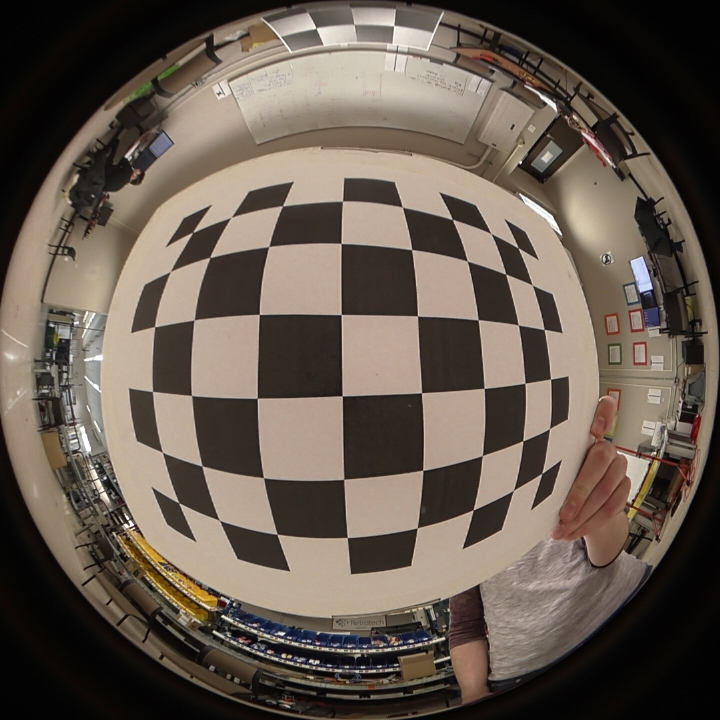
#> input picture catkin_ws/src/omni_mapping/calibration/calibration_images/2019-03-26-173930.jpg, 1440 x 1440 px (shown at 1/2 size); its folder holds 4 pictures in this run
$ python calibrate.py   (older library calls are emulated)
#> lines starting #> are read from the running program, lines starting #| are printed output that depends on the picture
import cv2
# assert cv2.__version__[0] == '3', 'The fisheye module requires opencv version >= 3.0.0'
import numpy as np
import os
import glob
import pdb

CHECKERBOARD = (6,8)
SHOW_CHECKERBOARD = False
CALIBRATE = True

ROI_factor = 8.0

# ROI = [int(1440.0*(1.0/ROI_factor)), int(1440.0*( 1.0 - (1.0)/ROI_factor))]
ROI = [0, 1440]

images = glob.glob('./calibration_images/*.jpg')

cv2.namedWindow("undistort", cv2.WINDOW_NORMAL)
cv2.namedWindow("original", cv2.WINDOW_NORMAL)

def getROI(image):
    return image[ROI[0]:ROI[1], ROI[0]:ROI[1]]


if CALIBRATE:
    subpix_criteria = (cv2.TERM_CRITERIA_EPS+cv2.TERM_CRITERIA_MAX_ITER, 30, 0.1)
    calibration_flags = cv2.fisheye.CALIB_RECOMPUTE_EXTRINSIC+cv2.fisheye.CALIB_FIX_SKEW

    objp = np.zeros((1, CHECKERBOARD[0]*CHECKERBOARD[1], 3), np.float32)
    objp[0,:,:2] = np.mgrid[0:CHECKERBOARD[0], 0:CHECKERBOARD[1]].T.reshape(-1, 2)

    _img_shape = None
    objpoints = [] # 3d point in real world space
    imgpoints = [] # 2d points in image plane.


    cv2.namedWindow("checkerboard", cv2.WINDOW_NORMAL)

    for fname in images:
        img = getROI(cv2.imread(fname))
#> in getROI, returned value is the input picture: shape (1440, 1440, 3); mean B, G, R 79.1, 89.5, 100.9
        # pdb.set_trace()
        if _img_shape == None:
            _img_shape = img.shape[:2]
        else:
            assert _img_shape == img.shape[:2], "All images must share the same size."
        gray = cv2.cvtColor(img,cv2.COLOR_BGR2GRAY)
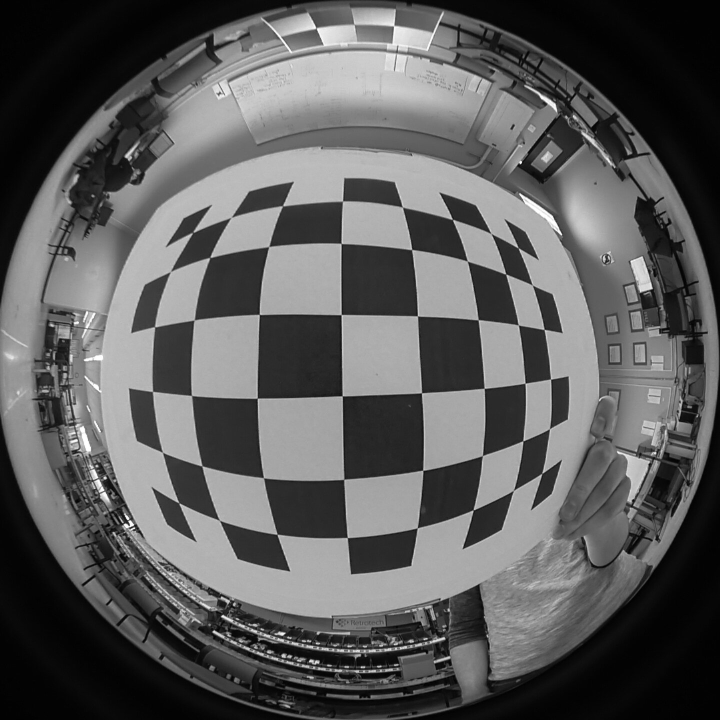
#> gray: shape (1440, 1440) (shown at 1/2 size); min 0, max 255, mean 91.8
        # Find the chess board corners
        ret, corners = cv2.findChessboardCorners(gray, CHECKERBOARD, cv2.CALIB_CB_ADAPTIVE_THRESH+cv2.CALIB_CB_FAST_CHECK+cv2.CALIB_CB_NORMALIZE_IMAGE)
#> ret = True; corners = 48 rows, first 8: [1037.2, 496.3], [1065.5, 570.8], [1088.8, 659.3], [1101.5, 758.5], [1099.4, 858.3], [1084.1, 947.2], [982.5, 467.6], [1012, 548.3]
        # If found, add object points, image points (after refining them)
        if ret == True:
            objpoints.append(objp)
            corners2 = cv2.cornerSubPix(gray,corners,(3,3),(-1,-1),subpix_criteria)
#> corners2 = 48 rows, first 8: [1037, 496.2], [1065.4, 570.8], [1088.8, 659.2], [1101.5, 758.6], [1099.4, 858.2], [1084, 947.3], [982.4, 467.5], [1012.1, 548.4]
            if SHOW_CHECKERBOARD:
                img = cv2.drawChessboardCorners(img, CHECKERBOARD, corners2, ret)
                cv2.imshow("checkerboard", img)
                cv2.waitKey(0)
            imgpoints.append(corners)
#> pass 2 of the loop `for fname in images:`:
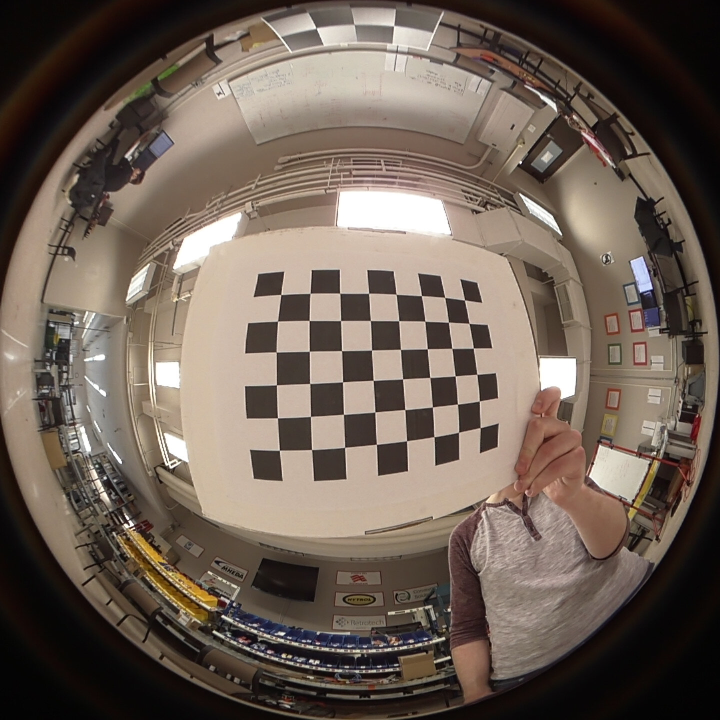
#> input picture catkin_ws/src/omni_mapping/calibration/calibration_images/2019-03-26-173936.jpg, 1440 x 1440 px (shown at 1/2 size)
#> in getROI, returned value is the input picture: shape (1440, 1440, 3); mean B, G, R 85.5, 95.9, 109.4
#> `gray = cv2.cvtColor(img,cv2.COLOR_BGR2GRAY)`:
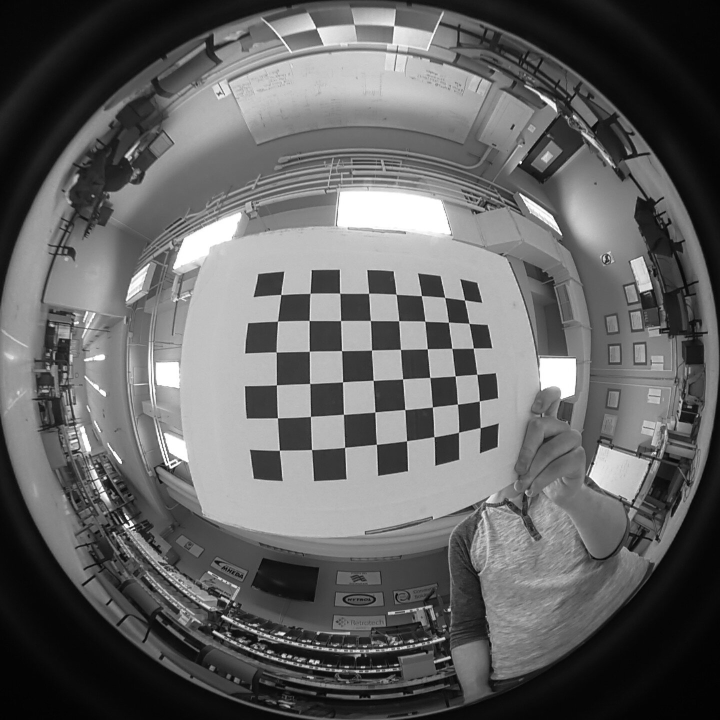
#> gray: shape (1440, 1440) (shown at 1/2 size); min 0, max 255, mean 98.7
#> corners = 48 rows, first 8: [929.3, 600.5], [938.5, 647.2], [947.1, 696.6], [954.3, 748.9], [959, 802.4], [960.8, 855.7], [889.8, 595.6], [897.3, 644.8]
#> corners2 = 48 rows, first 8: [929.4, 600.5], [938.5, 647.1], [947.1, 696.6], [954.2, 748.9], [958.9, 802.4], [960.7, 855.8], [889.7, 595.6], [897.3, 644.8]
#> pass 3 of the loop `for fname in images:`:
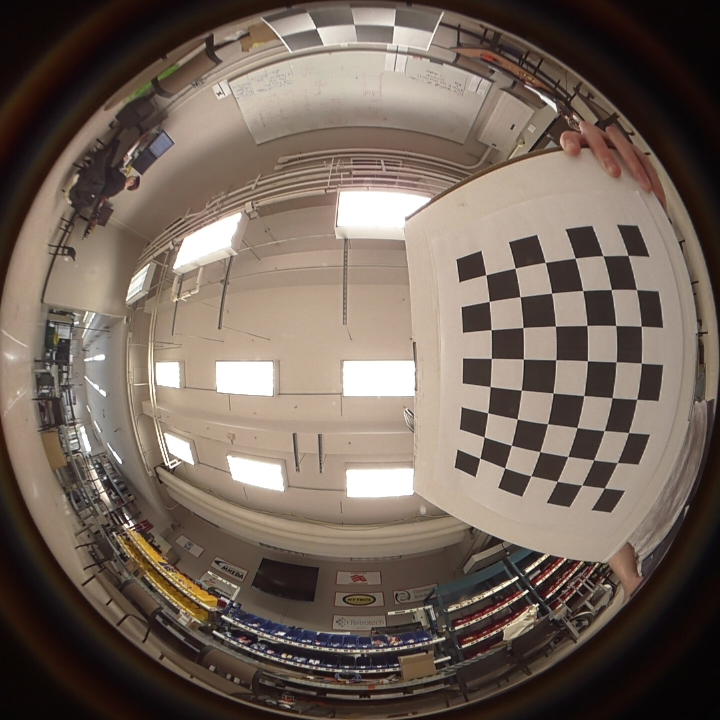
#> input picture catkin_ws/src/omni_mapping/calibration/calibration_images/2019-03-26-173942.jpg, 1440 x 1440 px (shown at 1/2 size)
#> in getROI, returned value is the input picture: shape (1440, 1440, 3); mean B, G, R 89.7, 100, 114.3
#> `gray = cv2.cvtColor(img,cv2.COLOR_BGR2GRAY)`:
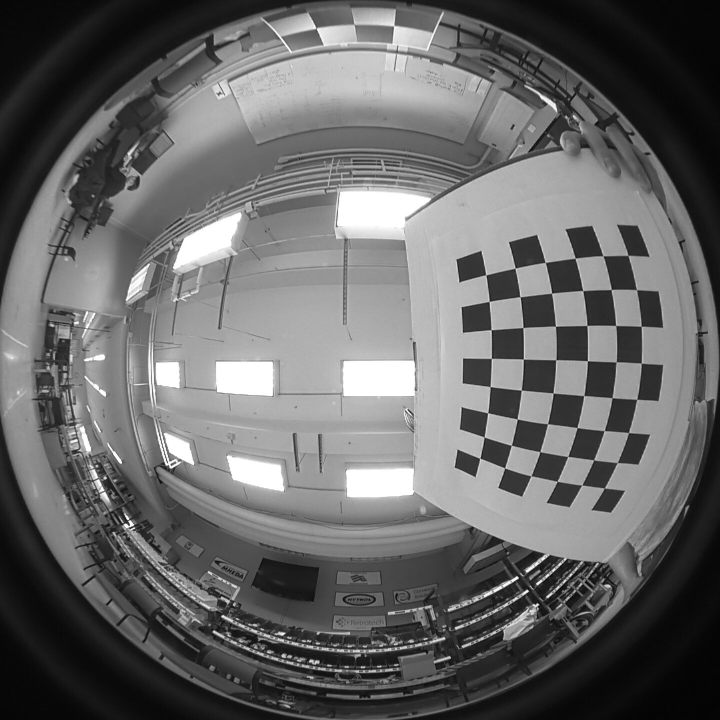
#> gray: shape (1440, 1440) (shown at 1/2 size); min 1, max 255, mean 103.1
#> corners = 48 rows, first 8: [972.1, 550.3], [1030.5, 537.1], [1091.2, 525.5], [1150.6, 517.2], [1206.6, 512.4], [1256.6, 511.6], [979, 603.4], [1040.9, 594.4]
#> corners2 = 48 rows, first 8: [972.1, 550.3], [1030.5, 537], [1091, 525.5], [1150.7, 517.1], [1206.4, 512.3], [1256.5, 511.4], [978.9, 603.3], [1040.7, 594.4]
#> the loop made 4 passes; the first 3 are shown

    N_OK = len(objpoints)
    print(N_OK)
    K = np.zeros((3, 3))
    D = np.zeros((4, 1))
    xi = np.array([])
    rvecs = [np.zeros((1, 1, 3), dtype=np.float64) for i in range(N_OK)]
    tvecs = [np.zeros((1, 1, 3), dtype=np.float64) for i in range(N_OK)]
    calib_flag = cv2.omnidir.CALIB_USE_GUESS
    print(type(calib_flag))
    # rms, _, _, _, _, _, _ = \
#> (the run stopped early here; a loop or call above may not have finished)
